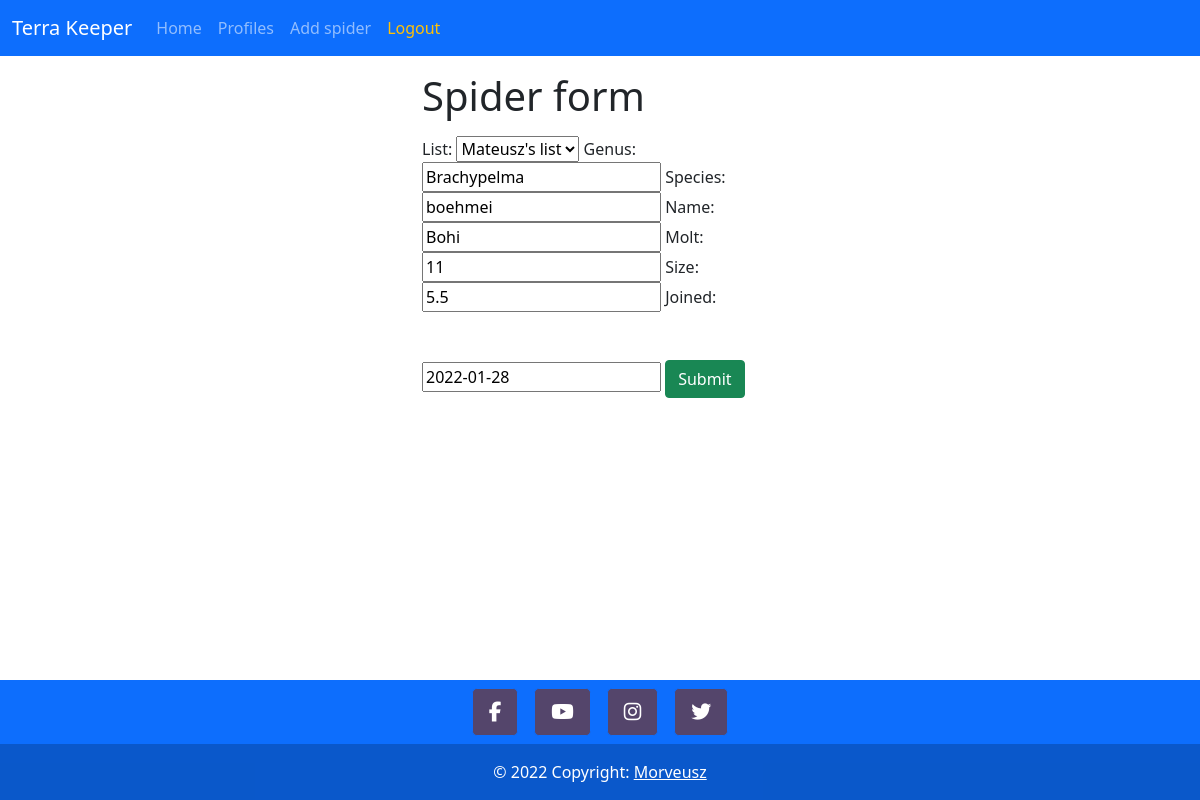
The app's page /spiders/fdcf5b5d-b250-4c68-8734-6507dc376ea6/update (signed in) with its own data.
### spiders/models.py (models this page shows, shortened)
class Spider(models.Model):
    list = models.ForeignKey(
        AnimalsList, on_delete=models.CASCADE, blank=True, null=True)
    genus = models.CharField(max_length=200)
    species = models.CharField(max_length=200)
    name = models.CharField(max_length=200)
    molt = models.IntegerField(blank=True, null=True)
    size = models.FloatField(blank=True, null=True)
    joined = models.DateField(default=date.today, blank=True)
    id = models.UUIDField(default=uuid.uuid4, unique=True,
                          primary_key=True, editable=False)

### users/models.py (models this page shows)
class Profile(models.Model):
    id = models.UUIDField(default=uuid.uuid4, unique=True,
                          primary_key=True, editable=False)
    user = models.OneToOneField(
        User, on_delete=models.CASCADE, null=True, blank=True)
    name = models.CharField(max_length=200)
    email = models.CharField(max_length=500)
    def __str__(self):
        return str(self.name)

### spiders/views.py (the view)
# urls.py: path('spiders/<str:id>/update', views.updateSpider, name="spider-update"),
@login_required(login_url="login")
def updateSpider(request, id):
    spider = Spider.objects.get(id=id)
    form = SpiderForm(instance=spider)
    if request.method == "POST":
        form = SpiderForm(request.POST, instance=spider)
        if form.is_valid():
            form.save()
        return redirect('spider-details', id=id)
    context = {'form': form}
    return render(request, 'spiders/spider-form.html', context)

### spiders/forms.py
class SpiderForm(ModelForm):
    class Meta:
        model = Spider
        fields = '__all__'

### spiders/models.py (called while the page is built)
    def __str__(self):
        return f"{self.owner}'s list"

### spiders/templates/spiders/spider-form.html (shortened to what this page needs)
{% extends 'main.html' %}
{% load bootstrap %}
{% block content %}
<div class="row">
    <div class="col-4 offset-4">
      <h1>Spider form</h1>
    <form class="my-3" action="" method="POST">
        {{form|bootstrap}}
        <button class="btn btn-success my-5">Submit</button>
    </form>
  </div>
</div>
{% endblock %}

### records on screen
Spider: list "Mateusz's list", genus "Brachypelma", species "boehmei", molt "11", size "5.5", joined "2022-01-28"
Profile: name "Bohi"
